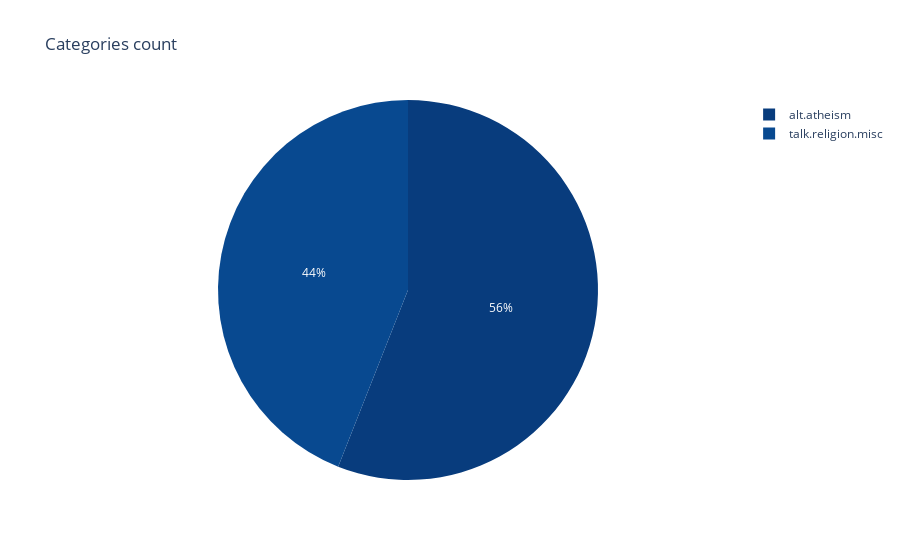

This figure's notebook cell:
### Code cell
fig = px.pie(data_frame=categories_statistics_df, names='category', values='count',
            color_discrete_sequence=get_n_color_palette('Blues', 20, True),
            title='Categories count')
fig.show()

### Figure 1 — Plotly figure (JSON) as saved in the notebook; plotly's stock layout.template omitted (floating-point values rounded to 4 significant figures)
{"data": [{"domain": {"x": [0, 1], "y": [0, 1]}, "hoverlabel": {"namelength": 0}, "hovertemplate": "category=%{label}<br>count=%{value}", "labels": ["alt.atheism", "talk.religion.misc"], "legendgroup": "", "name": "", "showlegend": true, "type": "pie", "values": [799, 628]}], "layout": {"autosize": true, "legend": {"tracegroupgap": 0}, "piecolorway": ["#083c7d", "#084990", "#0b559f", "#1561a9", "#1e6db2", "#2b7bba", "#3787c0", "#4493c7", "#539ecd", "#63a8d3", "#75b4d8", "#89bedc", "#9cc9e1", "#abd0e6", "#bad6eb", "#c9ddf0", "#d2e3f3", "#dbe9f6", "#e4eff9", "#eef5fc"], "title": {"text": "Categories count"}}}
